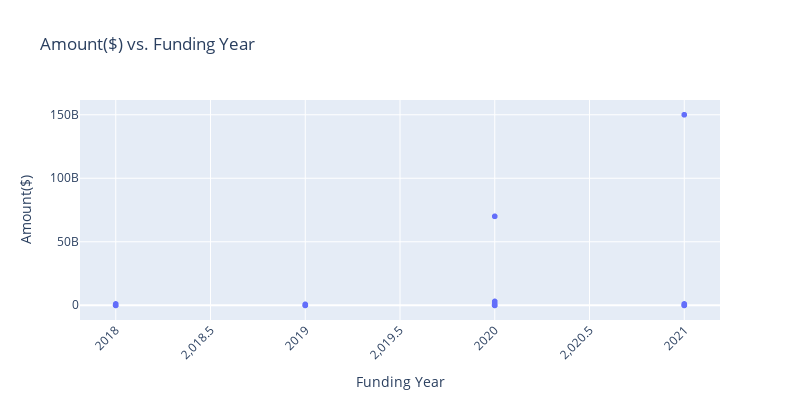

The cell this chart's notebook holds for it:
### Markdown cell above
### Bivariate


Numerical-Numerical relationship

### Code cell
# Create a scatter plot using Plotly Express
fig = px.scatter(final_dataset, x='year', y='amount($)', title='Amount($) vs. Funding Year',
                 labels={'year': 'Funding Year', 'amount($)': 'Amount($)'})

# Customize the layout
fig.update_layout(xaxis_title='Funding Year', yaxis_title='Amount($)', xaxis_tickangle=-45, height =400, width = 800)

# Show the plot
fig.show()

### Figure 1 — Plotly figure (JSON) as saved in the notebook; plotly's stock layout.template omitted (floating-point values rounded to 4 significant figures; data arrays with more than 128 entries replaced by an {"elided": "..."} marker saying what was removed)
{"data": [{"hovertemplate": "Funding Year=%{x}<br>Amount($)=%{y}<extra></extra>", "legendgroup": "", "marker": {"color": "#636efa", "symbol": "circle"}, "mode": "markers", "name": "", "showlegend": false, "type": "scattergl", "x": {"elided": "2856 int values"}, "xaxis": "x", "y": {"elided": "2856 float values"}, "yaxis": "y"}], "layout": {"height": 400, "legend": {"tracegroupgap": 0}, "title": {"text": "Amount($) vs. Funding Year"}, "width": 800, "xaxis": {"anchor": "y", "domain": [0, 1], "tickangle": -45, "title": {"text": "Funding Year"}}, "yaxis": {"anchor": "x", "domain": [0, 1], "title": {"text": "Amount($)"}}}}
